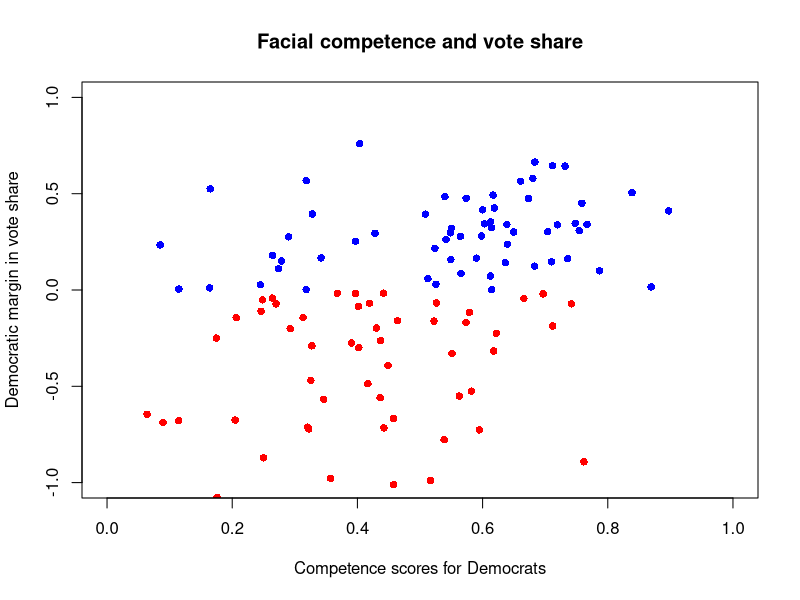
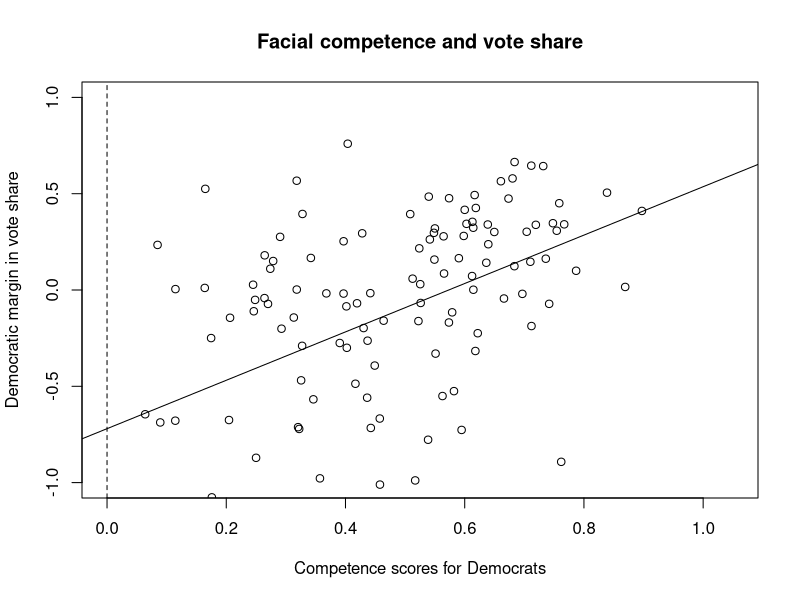

The R source for these figures, in order:
## ---- chunk 1
face <- read.csv("face.csv")
## ---- chunk 2
face$d.share <- face$d.votes / (face$d.votes + face$r.votes)
face$r.share <- face$r.votes / (face$d.votes + face$d.votes)
face$diff.share <- face$d.share - face$r.share
## ---- chunk 3
plot(face$d.comp, face$diff.share, pch = 16, col = ifelse(face$w.party == "R", "red", "blue"), xlim = c(0, 1), ylim = c(-1, 1), xlab = "Competence scores for Democrats", ylab = "Democratic margin in vote share", main = "Facial competence and vote share")
## ---- chunk 4
cor(face$d.comp, face$diff.share)
## ---- chunk 5
fit <- lm(diff.share ~ d.comp, data = face)
fit
## ---- chunk 6
lm(face$diff.share ~ face$d.comp)
## ---- chunk 7
coef(fit)
## ---- chunk 8
head(fitted(fit))
## ---- chunk 9
plot(face$d.comp, face$diff.share, xlim = c(0, 1.05), ylim = c(-1, 1), xlab = "Competence scores for Democrats", ylab = "Democratic margin in vote share", main = "Facial competence and vote share")
abline(fit)
abline(v = 0, lty = "dashed")
## ---- chunk 10
epsilon.hat <- resid(fit)
sqrt(mean(epsilon.hat^2))
